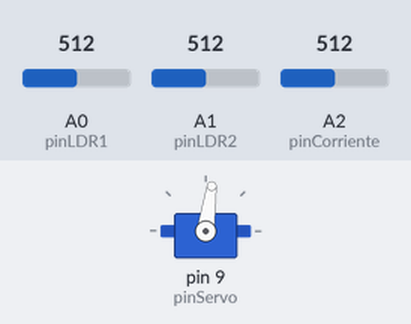
A sketch run on a simulated Arduino Uno, built with avr-gcc and run on an emulated ATmega328P. Parts: servo. Inputs (shaded band) come from the test bench; at power-on: A1 (pinLDR2) = 512, A0 (pinLDR1) = 512, A2 (pinCorriente) = 512. Storage starts empty; what the sketch prints to the serial monitor is not drawn.

Above: at 1.2 s.
1.3 s: A1 (pinLDR2) set to 532
2.8 s: A0 (pinLDR1) set to 521
4.3 s: A0 (pinLDR1) set to 545
At 5.96 s:
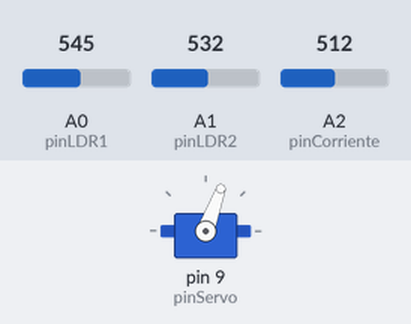
7.3 s: A0 (pinLDR1) set to 511
8.8 s: A1 (pinLDR2) set to 511
At 9.2 s:
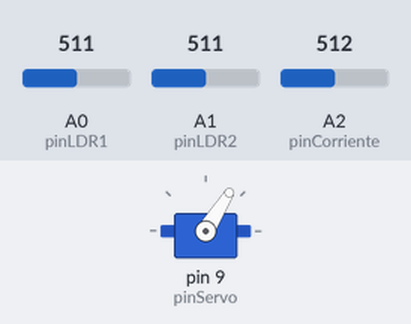
11.8 s: A1 (pinLDR2) set to 716
At 20.9 s:
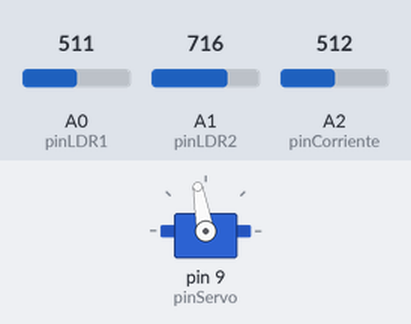
Timing chart, 0 to 22.4 s (numbered marks = the images above; inputs shaded):
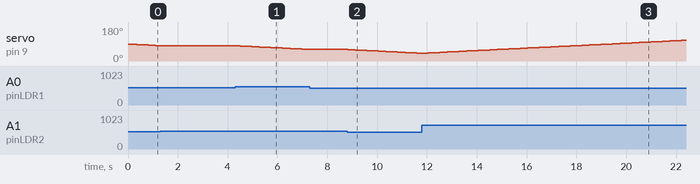

Measured:
- after the input at 1.3 s, servo on pin 9 (pinServo): stays 81° (without the input it goes to 80° after 0.12 s)
- after the input at 2.8 s, every drawn part: stays the same
- after the input at 4.3 s, servo on pin 9 (pinServo): moves from 81° to 61° over 2.9 s, starting after 0.05 s
- after the input at 7.3 s, servo on pin 9 (pinServo): stays 61° (without the input it goes to 60° after 0.13 s)
- after the input at 8.8 s, servo on pin 9 (pinServo): moves from 61° to 41° over 2.9 s, starting at once

The sketch:

firmware.ino
```cpp
#include <Servo.h>
#include <SPI.h>
#include <SD.h>
#include <DHT.h>

// Definición del pin de datos para el sensor ambiental
#define DHTPIN 3
// Definición del tipo de sensor utilizado
#define DHTTYPE DHT11
// Creación de la instancia para el sensor DHT
DHT dht(DHTPIN, DHTTYPE);

// Objeto para la manipulación de archivos en la SD
File myFile;
// Pin de control para el módulo de memoria SD
const int chipSelect = 10;

// Objeto para el control del servomotor
Servo miServo;
// Pin analógico para el sensor de luz izquierdo
const int pinLDR1 = A0;
// Pin analógico para el sensor de luz derecho
const int pinLDR2 = A1;
// Pin analógico para el sensor de corriente Hall
const int pinCorriente = A2;
// Pin digital con salida PWM para el servo
const int pinServo = 9;

// Variable para el almacenamiento de la lectura izquierda procesada
int valorLDR1 = 0;
// Variable para el almacenamiento de la lectura derecha procesada
int valorLDR2 = 0;
// Variable para rastrear la posición angular del panel
int posicionServo = 90;
// Umbral de diferencia para activar el movimiento (zona muerta)
int tolerancia = 40;
// Almacén del valor calculado de corriente en Amperios
float corrientePanel = 0.0;
// Variable para el porcentaje de humedad relativa
float h = 0;
// Variable para la temperatura ambiente en grados Celsius
float t = 0;

// Almacén del tiempo de la última ejecución del datalogger
unsigned long tiempoAnterior = 0;
// Intervalo definido para el registro de datos (5 minutos)
const long intervaloGuardado = 300000;

void setup() {
  // Inicialización del puerto serie para monitoreo
  Serial.begin(9600);

  // Vinculación del servomotor al pin correspondiente
  miServo.attach(pinServo);
  // Posicionamiento inicial del panel al cenit
  miServo.write(posicionServo);
  // Activación del sensor de temperatura y humedad
  dht.begin();

  Serial.print("Iniciando SD ...");
  // Intento de conexión con el sistema de archivos de la SD
  if (!SD.begin(chipSelect)) {
    Serial.println("Fallo SD");
    // Bloqueo del sistema en caso de error de hardware
    while (1);
  }
  Serial.println("Exito.");

  // Verificación de existencia del archivo para evitar duplicar encabezados
  if (!SD.exists("DATOS.CSV")) {
    // Apertura del archivo en modo escritura
    myFile = SD.open("DATOS.CSV", FILE_WRITE);
    if (myFile) {
      // Escritura de la fila de encabezados para formato Excel
      myFile.println("Temperatura(C),Humedad(%),LDR_Izq,LDR_Der,Angulo,Corriente(A)");
      // Cierre del archivo para guardar cambios
      myFile.close();
      Serial.println("Archivo nuevo creado con encabezados.");
    }
  }
}

void loop() {
  // Captura de la señal analógica del LDR izquierdo
  int crudoLDR1 = analogRead(pinLDR1);
  // Captura de la señal analógica del LDR derecho
  int crudoLDR2 = analogRead(pinLDR2);

  // Aplicación de límites de seguridad para la lectura izquierda
  crudoLDR1 = constrain(crudoLDR1, 10, 980);
  // Aplicación de límites de seguridad para la lectura derecha
  crudoLDR2 = constrain(crudoLDR2, 57, 1017);

  // Normalización de la lectura izquierda a escala 0-1000
  valorLDR1 = map(crudoLDR1, 10, 980, 0, 1000);
  // Normalización de la lectura derecha a escala 0-1000
  valorLDR2 = map(crudoLDR2, 57, 1017, 0, 1000);

  // Evaluación de la diferencia de luz frente a la tolerancia
  if (abs(valorLDR1 - valorLDR2) > tolerancia) {
    // Decisión de giro basada en la intensidad relativa
    if (valorLDR1 > valorLDR2) {
      posicionServo = posicionServo - 1;
    } else if (valorLDR2 > valorLDR1) {
      posicionServo = posicionServo + 1;
    }
  }

  // Protección para no exceder el límite físico superior del servo
  if (posicionServo > 180) posicionServo = 180;
  // Protección para no exceder el límite físico inferior del servo
  if (posicionServo < 0) posicionServo = 0;
  // Actualización física de la posición del panel
  miServo.write(posicionServo);

  // Acumulador para el proceso de filtrado de ruido
  long sumaLecturas = 0;
  // Bucle de sobremuestreo estadístico (500 ciclos)
  for(int i = 0; i < 500; i++) {
    sumaLecturas = sumaLecturas + analogRead(pinCorriente);
  }
  // Cálculo del promedio de las muestras obtenidas
  float promedioLecturas = sumaLecturas / 500.0;
  // Conversión del valor digital a voltaje real
  float voltajeSensor = promedioLecturas * (5.0 / 1023.0);
  // Ecuación de transferencia del sensor ACS712 para obtener Amperios
  corrientePanel = (voltajeSensor - 2.5) / 0.185;

  // Condicional para eliminar lecturas negativas por ruido
  if (corrientePanel < 0.0) {
    corrientePanel = 0.0;
  }

  // Captura del tiempo actual de funcionamiento
  unsigned long tiempoActual = millis();

  // Comparación de tiempo para ejecución de tarea programada
  if (tiempoActual - tiempoAnterior >= intervaloGuardado) {
    // Actualización de la marca de tiempo de la última captura
    tiempoAnterior = tiempoActual;

    // Obtención de la humedad desde el sensor DHT
    h = dht.readHumidity();
    // Obtención de la temperatura desde el sensor DHT
    t = dht.readTemperature();

    // Verificación de lectura válida (evitar errores de sensor)
    if (isnan(h) || isnan(t)) { h = 0; t = 0; }

    Serial.println(">>> GUARDANDO EN SD <<<");

    // Apertura del archivo para registro de nueva fila de datos
    myFile = SD.open("DATOS.CSV", FILE_WRITE);

    if (myFile) {
      // Registro de temperatura en el CSV
      myFile.print(t);
      myFile.print(",");
      // Registro de humedad en el CSV
      myFile.print(h);
      myFile.print(",");
      // Registro de valor normalizado LDR izquierdo
      myFile.print(valorLDR1);
      myFile.print(",");
      // Registro de valor normalizado LDR derecho
      myFile.print(valorLDR2);
      myFile.print(",");
      // Registro del ángulo actual del servomotor
      myFile.print(posicionServo);
      myFile.print(",");
      // Registro final de la corriente calculada
      myFile.println(corrientePanel);

      // Cierre del archivo y confirmación en memoria física
      myFile.close();
    } else {
      // Reporte de error en caso de fallo en el sistema de archivos
      Serial.println("Error SD");
    }
  }
  // Retraso de cortesía para estabilidad del ciclo principal
  delay(100);
}
```
